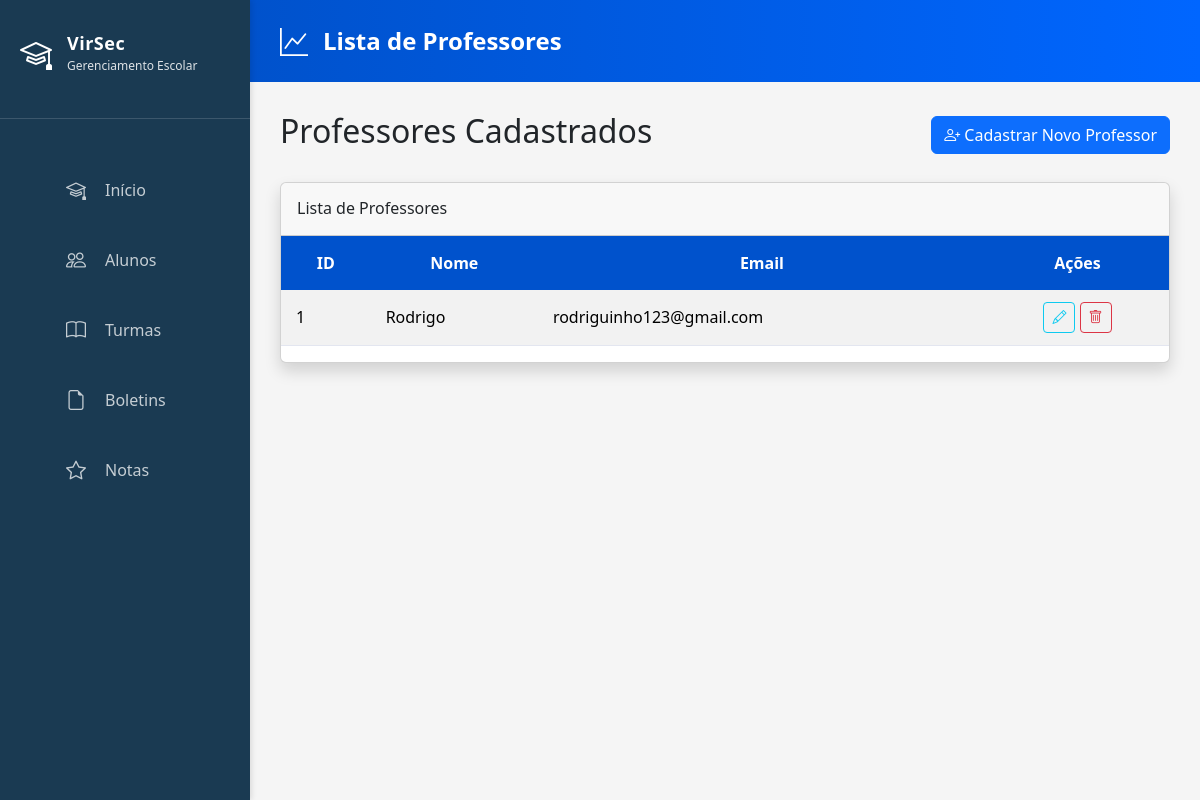
The page /professores/lista/ on the database as committed earlier.
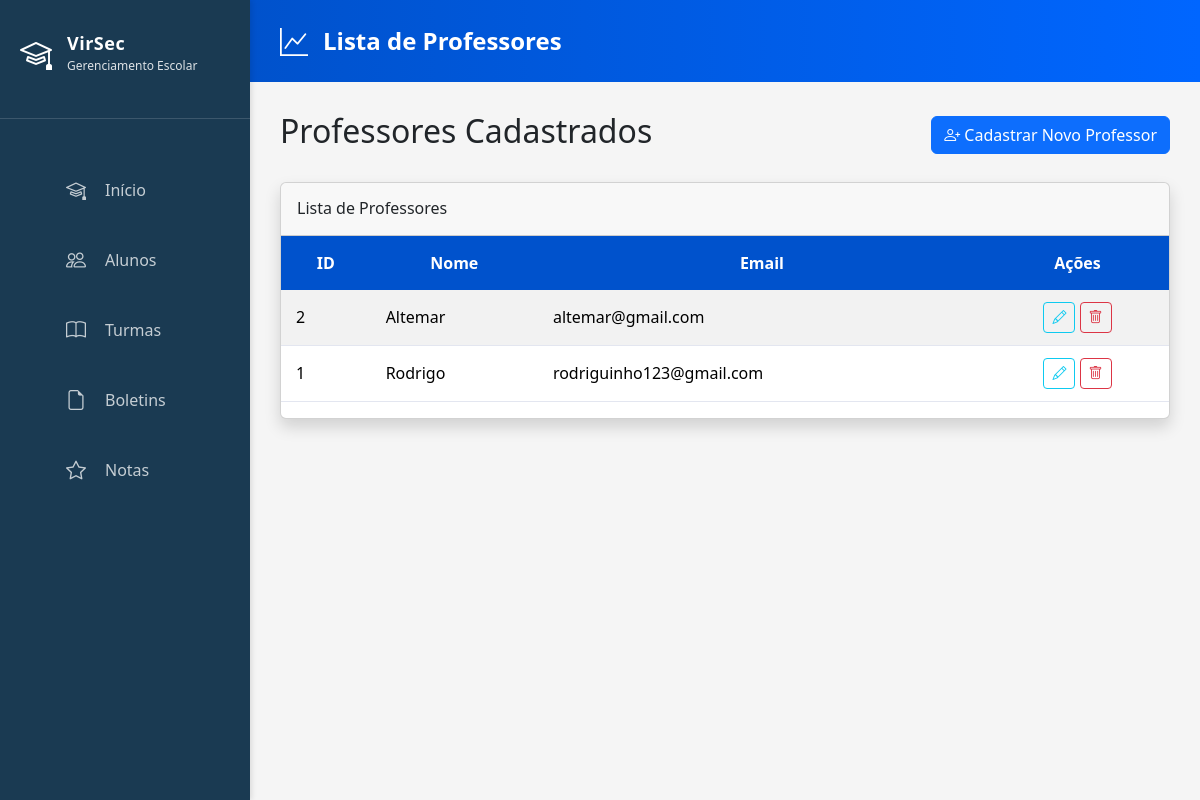
The same page on the database as committed later.
### professores/models.py (models this page shows, shortened)
class Professor(models.Model):
    nome = models.CharField(max_length=100)
    email = models.EmailField(unique=True)

### professores/views.py (the view)
# urls.py: path('lista/', ProfessorListView.as_view(), name='professor_list'),
class ProfessorListView(ListView):
    model = Professor
    template_name = 'professores/professor_list.html'
    context_object_name = 'professores'
    ordering = ['nome']
    def get_queryset(self):
        return Professor.objects.all().order_by('nome')

### professores/templates/professores/professor_list.html
{% extends "base.html" %}
{% load static %}
{% block header_title %}Lista de Professores{% endblock header_title %}
{% block content %}
<div class="d-flex justify-content-between align-items-center mb-4">
    <h2>Professores Cadastrados</h2>
    <a href="{% url 'professores:professor_cadastrar' %}" class="btn btn-primary">
        <i class="bi bi-person-plus"></i> Cadastrar Novo Professor
    </a>
</div>
<div class="card shadow mb-4">
    <div class="card-header py-3">
        <h6 class="m-0 font-weight-bold">Lista de Professores</h6>
    </div>
    <div class="card-body p-0">
        <div class="table-responsive">
            {% if professores %}
            <table class="table table-striped table-hover">
                <thead>
                    <tr>
                        <th>ID</th>
                        <th>Nome</th>
                        <th>Email</th>
                        <th style="text-align: center;">Ações</th>
                    </tr>
                </thead>
                <tbody>
                    {% for professor in professores %}
                    <tr>
                        <td>{{ professor.id }}</td>
                        <td>{{ professor.nome }}</td>
                        <td>{{ professor.email }}</td>
                        <td style="text-align: center;">
                            <a href="#" class="btn btn-sm btn-outline-info" title="Editar">
                                <i class="bi bi-pencil"></i>
                            </a>
                            <a href="#" class="btn btn-sm btn-outline-danger" title="Excluir">
                                <i class="bi bi-trash"></i>
                            </a>
                        </td>
                    </tr>
                    {% endfor %}
                </tbody>
            </table>
            {% else %}
            <div class="alert alert-warning m-3" role="alert">
                <i class="bi bi-exclamation-triangle"></i> Nenhum professor cadastrado.
                <a href="{% url 'professores:professor_cadastrar' %}">Cadastre o primeiro professor aqui.</a>
            </div>
            {% endif %}
        </div>
    </div>
</div>
{% endblock content %}

Rows that differ between the two databases and show on the page:
added Professor: id "2", nome "Altemar", email "altemar@gmail.com"
